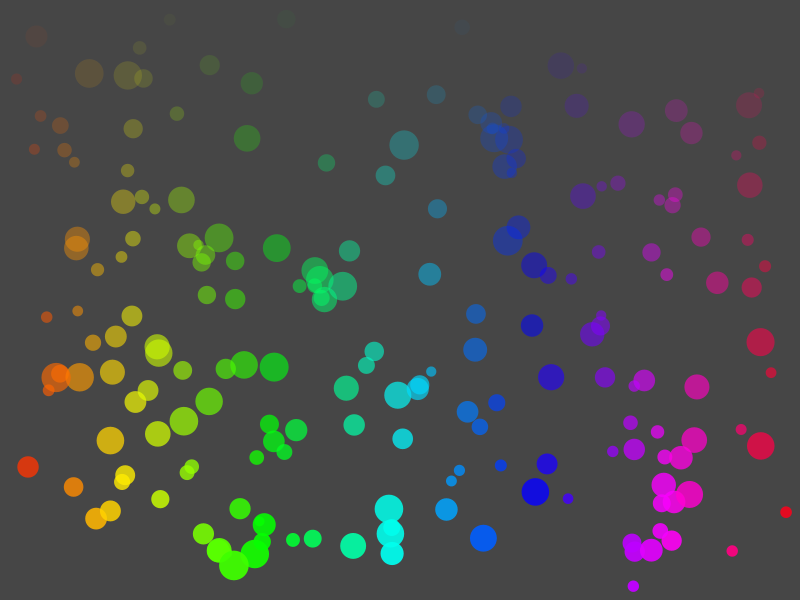
Frame 1 (no input)
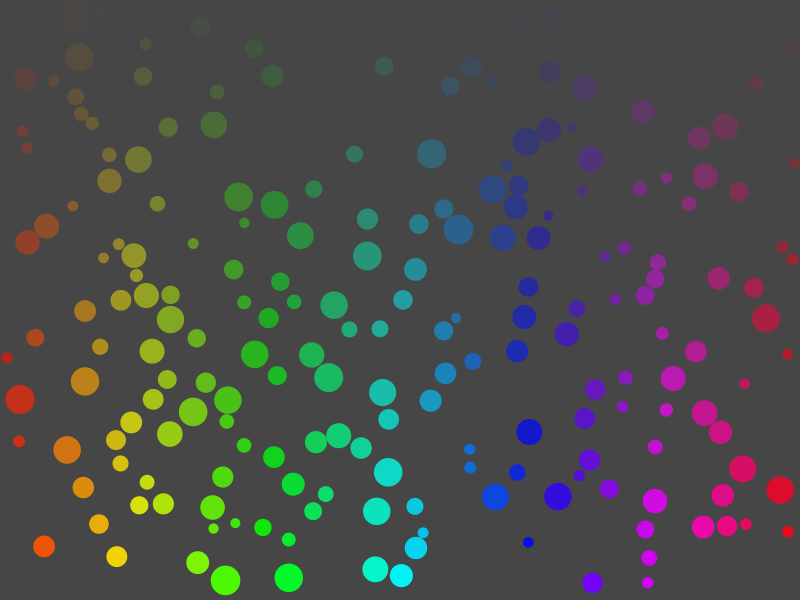
Frame 60 (the mouse pressed at the canvas centre just before this capture)
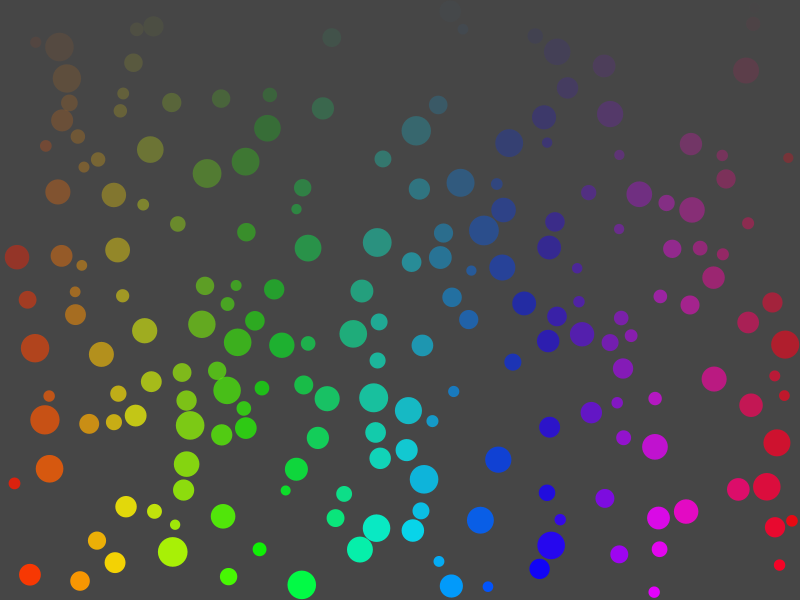
Frame 120 (the mouse held since frame 60 and released just before this capture)

The Processing sketch that drew these frames (run headless with seeded random() and noise(); from frame 60 on, the mouse is pressed at the canvas centre):

// Processing sketch: Collision_Balls
// ── Collision_Balls.pde
int count = 200;
PVector[] x= new PVector[count];
PVector[] v= new PVector[count];
PVector[] a= new PVector[count];
float[] sz= new float[count];
float[] hue= new float[count];
float[] trans= new float[count];

void setup() {
  size(800, 600);
  for (int i=0; i<count; i++) {
    sz[i] = random(10, 30);
    x[i] = new PVector(random(sz[i], width-sz[i]), random(sz[i], height-sz[i]));
    v[i] = PVector.random2D();
    a[i] = new PVector(0, 0);
  }
  colorMode(HSB, 360, 100, 100, 100);
  noStroke();
}

void draw() {
  background(100);
  for (int i=0; i<count; i++) {

    hue[i] = x[i].x/2.22;
    trans[i] = x[i].y/6;
    fill(hue[i], 100, 100, trans[i]);

    v[i].add(a[i]);
    x[i].add(v[i]);

    ellipse(x[i].x, x[i].y, sz[i], sz[i]);

    for (int k=0; k < count; k++) {
      if (i!=k) {
        if (x[i].dist(x[k]) < sz[i]/2 + sz[k]/2) {
          v[i] = PVector.sub(x[i], x[k]);
          v[i].normalize();
        }
      }
    }

    if (x[i].x + sz[i]/2 >= width || x[i].x - sz[i]/2 <= 0) {
      v[i].x*=-1;
    }
    if (x[i].y + sz[i]/2 >= height || x[i].y - sz[i]/2 <= 0) {
      v[i].y*=-1;
    }
  }
}
void mousePressed() {
  x[0].set(mouseX, mouseY);
}
